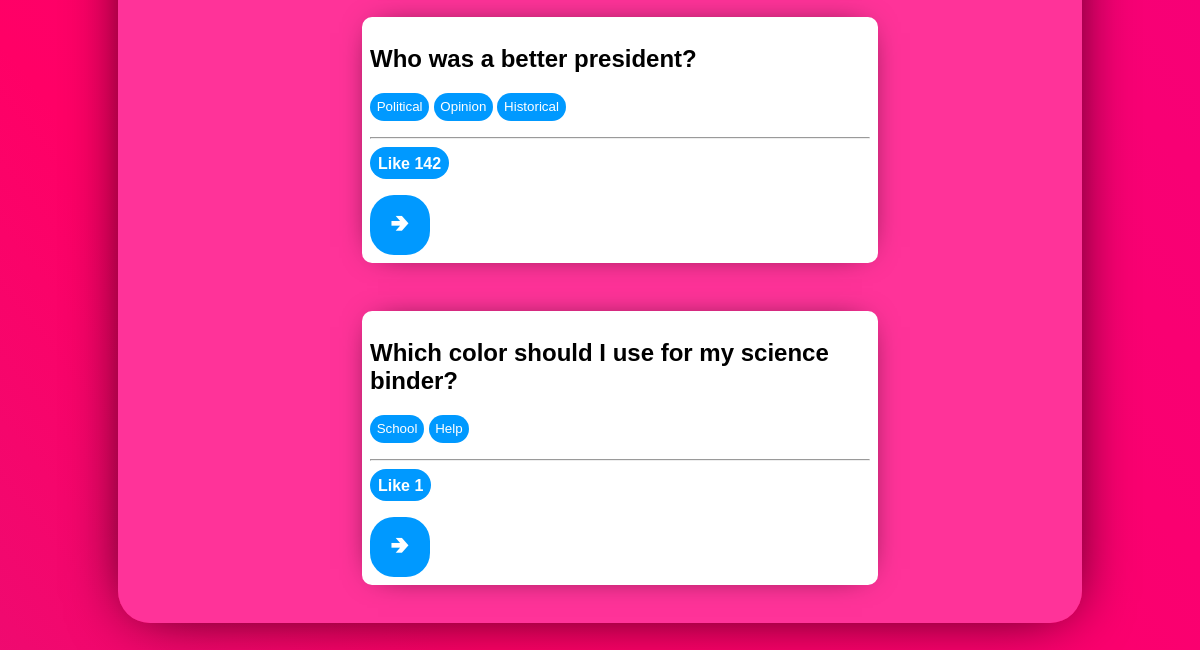
The page /polling/ (lower part) on the database as committed earlier.
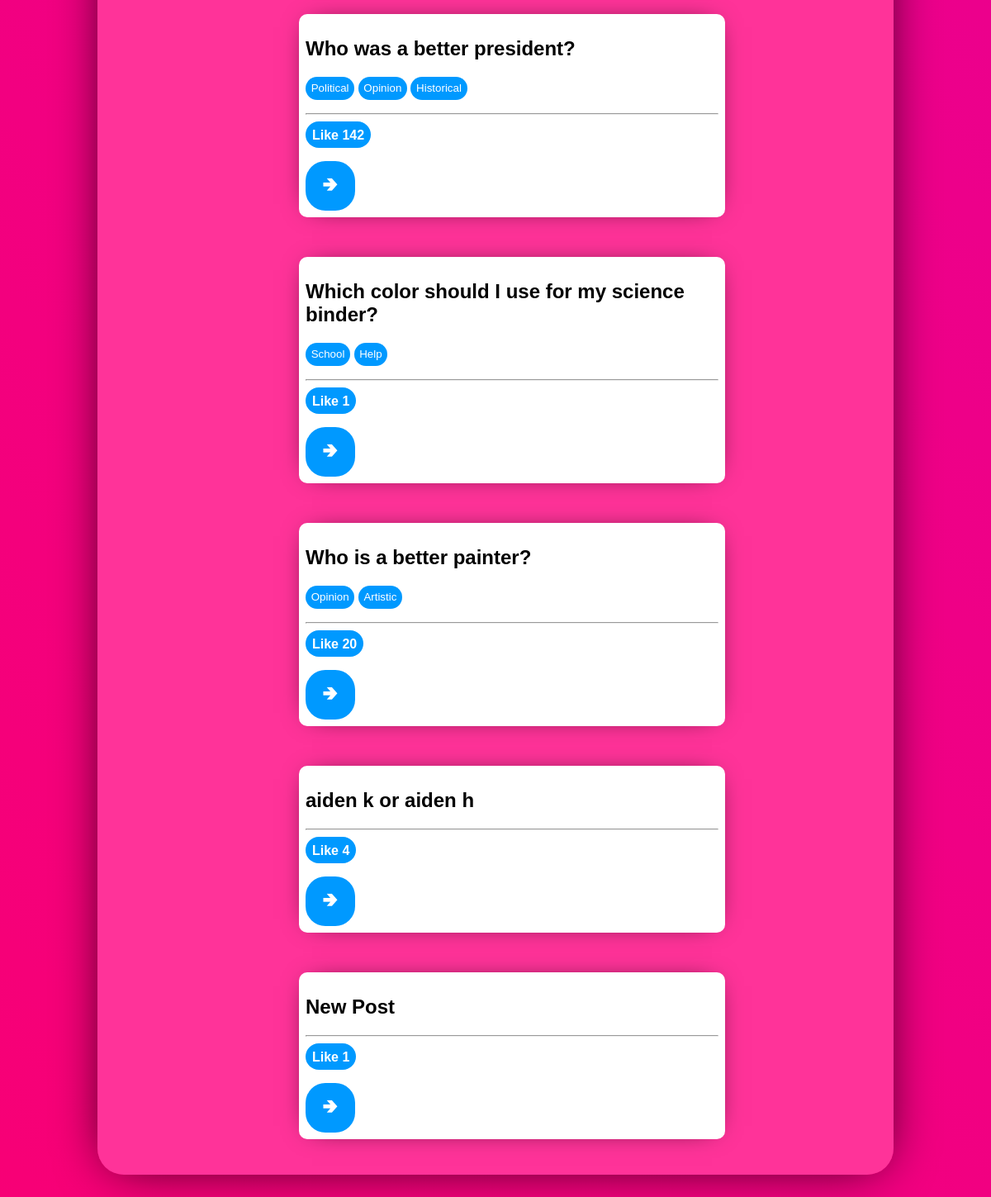
The same page on the database as committed later.
### polling/models.py (models this page shows, shortened)
class Question(models.Model):
    questionText = models.CharField(max_length=250)
    publicationDate = models.DateTimeField('date published')
    likes = models.IntegerField(default=0)

class Tag(models.Model):
    question = models.ForeignKey(Question, on_delete=models.CASCADE)
    tagText = models.CharField(max_length=20)

### polling/views.py (the view, shortened to what this page needs)
# urls.py: path('', views.IndexView.as_view(), name='index'),
class IndexView(generic.ListView):
    template_name = "polling/index.html"
    context_object_name = "latestQuestions"
    def get(self, request):
        if "Tag" in request.GET.keys():
            tag = request.GET.get("Tag")
            questions = self.get_queryset(tag)
        else:
            questions = self.get_queryset()
        userLoggedIn = request.user.is_authenticated
        return render(request, "polling/index.html", {"latestQuestions": questions, "userLoggedIn": userLoggedIn})
    def get_queryset(self, tag = None):
        if tag == None:
            return Question.objects.filter(
                publicationDate__lte=timezone.now()
            ).order_by('publicationDate')[:10]
        else:
            return Question.objects.filter(
                publicationDate__lte=timezone.now()
            ).filter(tag__tagText=tag).order_by('publicationDate')[:10]

### polling/templates/polling/index.html (shortened to what this page needs)
{% load static %}
<link rel="stylesheet" type="text/css" href="{% static 'polling/style.css' %}">
<div class="MainFeed">
  {% if latestQuestions %}
      <ul>
      {% for question in latestQuestions %}
        <div class="PollDiv">
          <h2>{{question.questionText}}</h2>
          <form method="GET">
            <div class="TagDiv">
              {% for tag in question.tag_set.all %}
              <input type= "submit" class = "Tag" name = "Tag" value = "{{tag.tagText}}"></input>
              {% endfor %}
            </div>
          </form>
          <hr></hr>
          <form method="POST">
            <input type="submit" class="LikeButton" name = "Like" value = "Like {{question.likes}}"></input>
          </form>
          <a href="{% url 'polling:detail' question.id %}"><button href="{% url 'polling:detail' question.id %}">&#129154;</button></a>
        </div>
      {% endfor %}
      </ul>
  {% else %}
      <p>No polls are available.</p>
  {% endif %}
</div>

Rows that differ between the two databases and show on the page:
added Question: questionText "Who is a better painter?", Like "Like 20"
added Tag: Tag "Opinion", shown under "Who is a better painter?"
added Tag: Tag "Artistic", shown under "Who is a better painter?"
added Question: questionText "aiden k or aiden h", Like "Like 4"
added Question: questionText "New Post", Like "Like 1"
